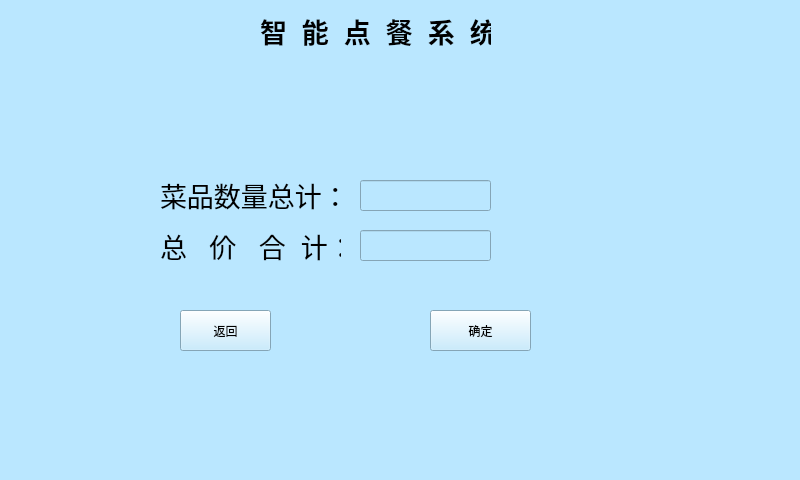
<?xml version="1.0" encoding="UTF-8"?>
<ui version="4.0">
 <class>zongjia</class>
 <widget class="QWidget" name="zongjia">
  <property name="geometry">
   <rect>
    <x>0</x>
    <y>0</y>
    <width>800</width>
    <height>480</height>
   </rect>
  </property>
  <property name="windowTitle">
   <string>Form</string>
  </property>
  <property name="styleSheet">
   <string notr="true">background-color:#bae7ff</string>
  </property>
  <widget class="QLabel" name="label">
   <property name="geometry">
    <rect>
     <x>260</x>
     <y>10</y>
     <width>231</width>
     <height>41</height>
    </rect>
   </property>
   <property name="font">
    <font>
     <pointsize>20</pointsize>
     <weight>75</weight>
     <bold>true</bold>
    </font>
   </property>
   <property name="text">
    <string>智  能  点  餐  系  统</string>
   </property>
  </widget>
  <widget class="QLabel" name="label_2">
   <property name="geometry">
    <rect>
     <x>160</x>
     <y>179</y>
     <width>191</width>
     <height>31</height>
    </rect>
   </property>
   <property name="font">
    <font>
     <pointsize>20</pointsize>
    </font>
   </property>
   <property name="text">
    <string>菜品数量总计：</string>
   </property>
  </widget>
  <widget class="QLabel" name="label_3">
   <property name="geometry">
    <rect>
     <x>160</x>
     <y>230</y>
     <width>181</width>
     <height>31</height>
    </rect>
   </property>
   <property name="font">
    <font>
     <pointsize>20</pointsize>
    </font>
   </property>
   <property name="text">
    <string>总   价   合  计：</string>
   </property>
  </widget>
  <widget class="QLineEdit" name="lineEdit">
   <property name="geometry">
    <rect>
     <x>360</x>
     <y>180</y>
     <width>131</width>
     <height>31</height>
    </rect>
   </property>
  </widget>
  <widget class="QLineEdit" name="lineEdit_2">
   <property name="geometry">
    <rect>
     <x>360</x>
     <y>230</y>
     <width>131</width>
     <height>31</height>
    </rect>
   </property>
  </widget>
  <widget class="QPushButton" name="pushButton">
   <property name="geometry">
    <rect>
     <x>430</x>
     <y>310</y>
     <width>101</width>
     <height>41</height>
    </rect>
   </property>
   <property name="text">
    <string>确定</string>
   </property>
  </widget>
  <widget class="QPushButton" name="pushButton_2">
   <property name="geometry">
    <rect>
     <x>180</x>
     <y>310</y>
     <width>91</width>
     <height>41</height>
    </rect>
   </property>
   <property name="text">
    <string>返回</string>
   </property>
  </widget>
 </widget>
 <resources/>
 <connections/>
</ui>
